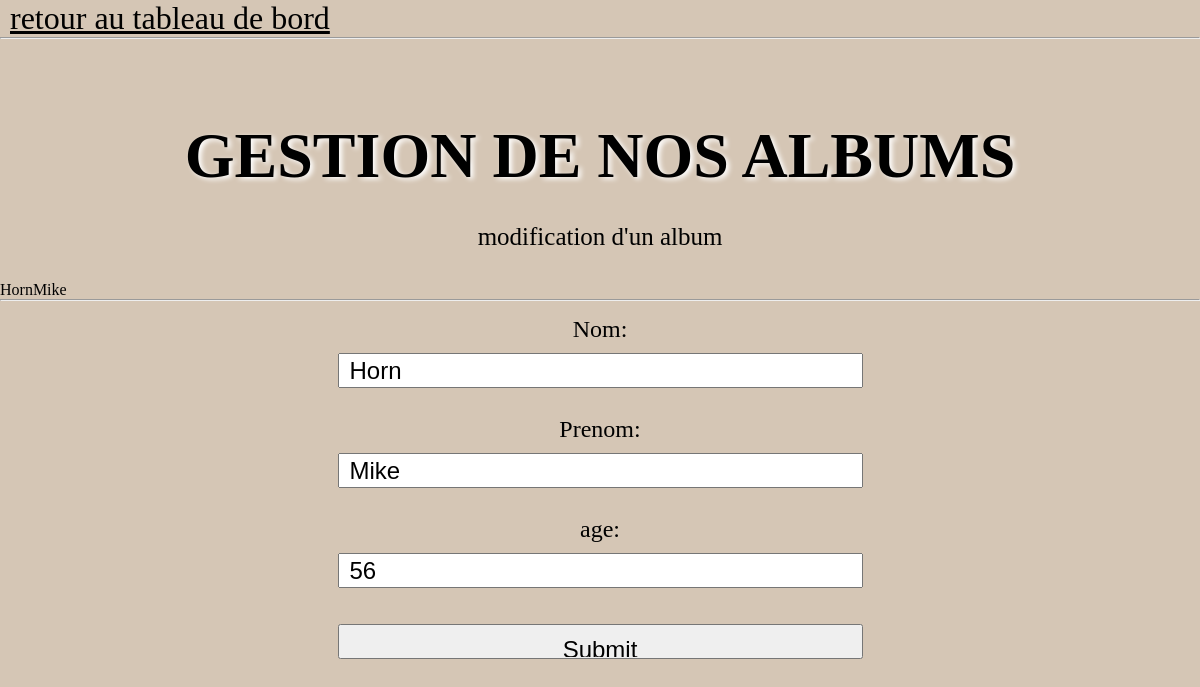
Screenshot of /admin/table2_update_form.php?num=1 with the database file from the repository.
### tables this page shows
CREATE TABLE `aventurier` (
  `id_aven` int(25) NOT NULL AUTO_INCREMENT,
  `nom_aven` char(25) DEFAULT NULL,
  `prenom_ave` char(25) DEFAULT NULL,
  `age_ave` int(25) DEFAULT NULL,
  PRIMARY KEY (`id_aven`)
);

### admin/table2_update_form.php (the view, shortened to what this page needs)
<!DOCTYPE html>
<html>
<head>
    <link rel="stylesheet" href="../css/style.css">
</head>
<body>
<a class="boutonretour" href="table2_gestion.php">retour au tableau de bord</a>
	<hr>
<h1>gestion de nos albums</h1>
<p class="textintroadmin">modification d'un album</p>
<?php
$id_aven=$_GET['num'];
$mabd = new PDO('mysql:host=localhost;dbname=sae203Base;charset=UTF8;', 'sae203User', 'Gui1598G$');
$mabd->query('SET NAMES utf8;');
$req = "SELECT * FROM  aventurier WHERE id_aven=".$id_aven;
$resultat = $mabd->query($req);
$album = $resultat->fetch();
echo $album['nom_aven'];
echo $album['prenom_ave'];
?>
<hr>
<form class="formulaireajout" action="table2_update_valide.php" method="POST" enctype="multipart/form-data">
    <span>Nom:</span><input type="text" name="nomaven" value="<?php echo $album['nom_aven']?>" ><br>
    <span>Prenom:</span><input type="text" name="prenomaven" value="<?php echo $album['prenom_ave']?>"><br>
    <span>age:</span><input type="text" name="age" value="<?php echo $album['age_ave']?>"><br>
    <br>
    <input type="submit" name="">
</form>
</body>
</html>

### css/style.css (style rules this page uses)
* { box-sizing: border-box; margin: 0; padding: 0; outline: none; overflow-x: hidden; }
body { background-color: #d5c6b5; }
h1 { color: #ffffff; margin-right: 20px; margin-left: 20px; text-transform: uppercase; text-align: center; }
form { margin-top: 100px; display: flex; flex-direction: row; flex-wrap: wrap; justify-content:center; }
.boutonretour { font-size: 2em; padding: 10px; color: #000000; }
.textintroadmin { font-size: 25px; text-align: center; padding: 30px; }
.formulaireajout { width: 100%; display: flex; flex-direction: column; }
.formulaireajout input { font-size: 2em; width: 649px; height: 62px; padding: 10px }
.formulaireajout span { font-size: 3em; padding: 10px }
@media screen and (min-width:480px) { h1 { color: #000000; font-size: 4em; text-shadow: 3px 2px 5px rgb(255, 255, 255); padding-top: 80px; } }
@media screen and (min-width:480px) { form { width: 905px; margin-top: 100px; align-items: center; } }
@media screen and (min-width:480px) { .formulaireajout { margin-top: 5px; margin-bottom: 60px; } }
@media screen and (min-width:480px) { .formulaireajout input { font-size: 24px; width: 525px; height: 35px; overflow: hidden; } }
@media screen and (min-width:480px) { .formulaireajout span { font-size: 24px; } }

### rows the page displays
aventurier: nom_aven "Horn", prenom_ave "Mike", nomaven "Horn", prenomaven "Mike", age "56"
